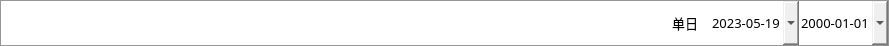
<?xml version="1.0" encoding="UTF-8"?>
<ui version="4.0">
 <class>create_widget</class>
 <widget class="QWidget" name="create_widget">
  <property name="geometry">
   <rect>
    <x>0</x>
    <y>0</y>
    <width>889</width>
    <height>46</height>
   </rect>
  </property>
  <property name="sizePolicy">
   <sizepolicy hsizetype="Preferred" vsizetype="MinimumExpanding">
    <horstretch>0</horstretch>
    <verstretch>0</verstretch>
   </sizepolicy>
  </property>
  <property name="mouseTracking">
   <bool>true</bool>
  </property>
  <property name="windowTitle">
   <string>Form</string>
  </property>
  <layout class="QHBoxLayout" name="horizontalLayout">
   <property name="spacing">
    <number>0</number>
   </property>
   <property name="leftMargin">
    <number>0</number>
   </property>
   <property name="topMargin">
    <number>0</number>
   </property>
   <property name="rightMargin">
    <number>0</number>
   </property>
   <property name="bottomMargin">
    <number>0</number>
   </property>
   <item>
    <widget class="QLineEdit" name="lineEdit">
     <property name="sizePolicy">
      <sizepolicy hsizetype="Expanding" vsizetype="Expanding">
       <horstretch>0</horstretch>
       <verstretch>0</verstretch>
      </sizepolicy>
     </property>
     <property name="font">
      <font>
       <family>微软雅黑</family>
       <pointsize>10</pointsize>
      </font>
     </property>
     <property name="mouseTracking">
      <bool>false</bool>
     </property>
     <property name="styleSheet">
      <string notr="true">QLineEdit {
    border-style: outset;
   /* border-width: 1px; */
    border-top:1px solid rgb(150, 150, 150);
    border-bottom:1px solid rgb(150, 150, 150);
    border-left:1px solid rgb(150, 150, 150);
    border-right:0px solid rgb(150, 150, 150);
    /*padding: 1px 10px 1px 3px;
    color: rgb(0, 0, 0);*/
}</string>
     </property>
    </widget>
   </item>
   <item>
    <widget class="QPushButton" name="pushButton">
     <property name="sizePolicy">
      <sizepolicy hsizetype="Fixed" vsizetype="Expanding">
       <horstretch>0</horstretch>
       <verstretch>0</verstretch>
      </sizepolicy>
     </property>
     <property name="minimumSize">
      <size>
       <width>50</width>
       <height>0</height>
      </size>
     </property>
     <property name="maximumSize">
      <size>
       <width>50</width>
       <height>16777215</height>
      </size>
     </property>
     <property name="font">
      <font>
       <family>微软雅黑</family>
       <pointsize>10</pointsize>
      </font>
     </property>
     <property name="styleSheet">
      <string notr="true">QPushButton {
   /* border-width: 1px; */
    background-color: rgb(255, 255, 255);
    border-top:1px solid rgb(150, 150, 150);
    border-bottom:1px solid rgb(150, 150, 150);
    border-left:0px solid rgb(150, 150, 150);
    border-right:0px solid rgb(150, 150, 150);
}
QPushButton:hover{
    background-color: rgb(240, 240, 240)
}</string>
     </property>
     <property name="text">
      <string>单日</string>
     </property>
    </widget>
   </item>
   <item>
    <widget class="QDateEdit" name="dateEdit">
     <property name="enabled">
      <bool>true</bool>
     </property>
     <property name="sizePolicy">
      <sizepolicy hsizetype="Minimum" vsizetype="MinimumExpanding">
       <horstretch>0</horstretch>
       <verstretch>0</verstretch>
      </sizepolicy>
     </property>
     <property name="font">
      <font>
       <family>微软雅黑</family>
       <pointsize>10</pointsize>
      </font>
     </property>
     <property name="mouseTracking">
      <bool>false</bool>
     </property>
     <property name="tabletTracking">
      <bool>false</bool>
     </property>
     <property name="acceptDrops">
      <bool>false</bool>
     </property>
     <property name="styleSheet">
      <string notr="true">QDateEdit {
    border-style: outset;
   /* border-width: 1px; */
    border-top:1px solid rgb(150, 150, 150);
    border-bottom:1px solid rgb(150, 150, 150);
    border-left:0px solid rgb(150, 150, 150);
    border-right:0px solid rgb(150, 150, 150);
    /*padding: 1px 10px 1px 3px;
    color: #000000;*/
}</string>
     </property>
     <property name="frame">
      <bool>true</bool>
     </property>
     <property name="readOnly">
      <bool>false</bool>
     </property>
     <property name="keyboardTracking">
      <bool>true</bool>
     </property>
     <property name="minimumDateTime">
      <datetime>
       <hour>0</hour>
       <minute>0</minute>
       <second>0</second>
       <year>2023</year>
       <month>5</month>
       <day>19</day>
      </datetime>
     </property>
     <property name="displayFormat">
      <string>yyyy-MM-dd</string>
     </property>
     <property name="calendarPopup">
      <bool>true</bool>
     </property>
    </widget>
   </item>
   <item>
    <widget class="QDateEdit" name="dateEdit_2">
     <property name="sizePolicy">
      <sizepolicy hsizetype="Minimum" vsizetype="MinimumExpanding">
       <horstretch>0</horstretch>
       <verstretch>0</verstretch>
      </sizepolicy>
     </property>
     <property name="font">
      <font>
       <family>微软雅黑</family>
       <pointsize>10</pointsize>
      </font>
     </property>
     <property name="styleSheet">
      <string notr="true">QDateEdit {
    border-style: outset;
   /* border-width: 1px; */
    border-top:1px solid rgb(150, 150, 150);
    border-bottom:1px solid rgb(150, 150, 150);
    border-left:0px solid rgb(150, 150, 150);
    border-right:1px solid rgb(150, 150, 150);
    /*padding: 1px 10px 1px 3px;
    color: #000000;*/
}</string>
     </property>
     <property name="displayFormat">
      <string>yyyy-MM-dd</string>
     </property>
     <property name="calendarPopup">
      <bool>true</bool>
     </property>
    </widget>
   </item>
  </layout>
 </widget>
 <resources/>
 <connections/>
</ui>
